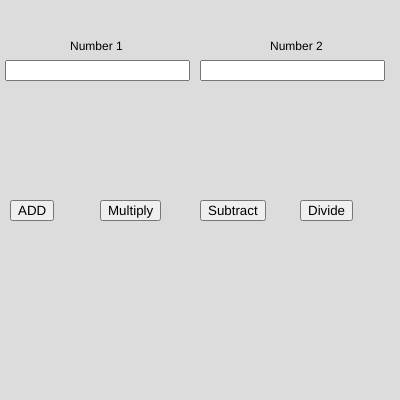
Frame 1 (no input)
Frame 60 (no input): identical to frame 1, image omitted
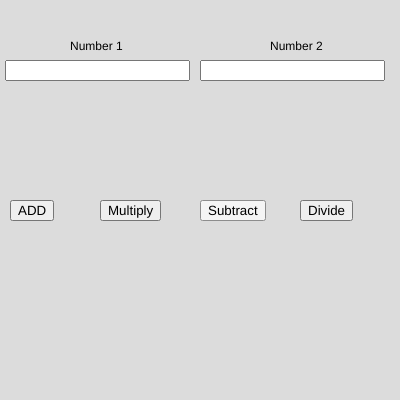
Frame 120 (the mouse pressed at the canvas centre since frame 60)

The p5.js sketch that drew these frames (run headless with seeded random() and noise() and a simulated clock; from frame 60 on, the mouse is pressed at the canvas centre):

// p5.js sketch
// ── sketch.js
var n1,n2;
var b1,b2,b3,b4;

function setup() {
  createCanvas(400, 400);

  num1 = createInput();
  num1.position(5, 60);

  num2 = createInput();
  num2.position(200, 60);

  b1 = createButton("ADD");
  b1.position(10, 200);
  b1.mousePressed(add);

  b2 = createButton("Multiply");
  b2.position(100, 200);
  b2.mousePressed(mul);

  b3 = createButton("Subtract");
  b3.position(200, 200);
  b3.mousePressed(sub);
  
  b4 = createButton("Divide");
  b4.position(300, 200);
  b4.mousePressed(division);

}

function draw() {
  background(220);

  text("Number 1",70,50)
  text("Number 2",270,50)

  n1 = parseInt(num1.value())
  n2 = parseInt(num2.value())
}

function add(){
  console.log(n1+n2)
}

function sub(){
  console.log(n1-n2)
}

function mul(){
  console.log(n1*n2)
}

function division(){
  console.log(n1/n2)
}
